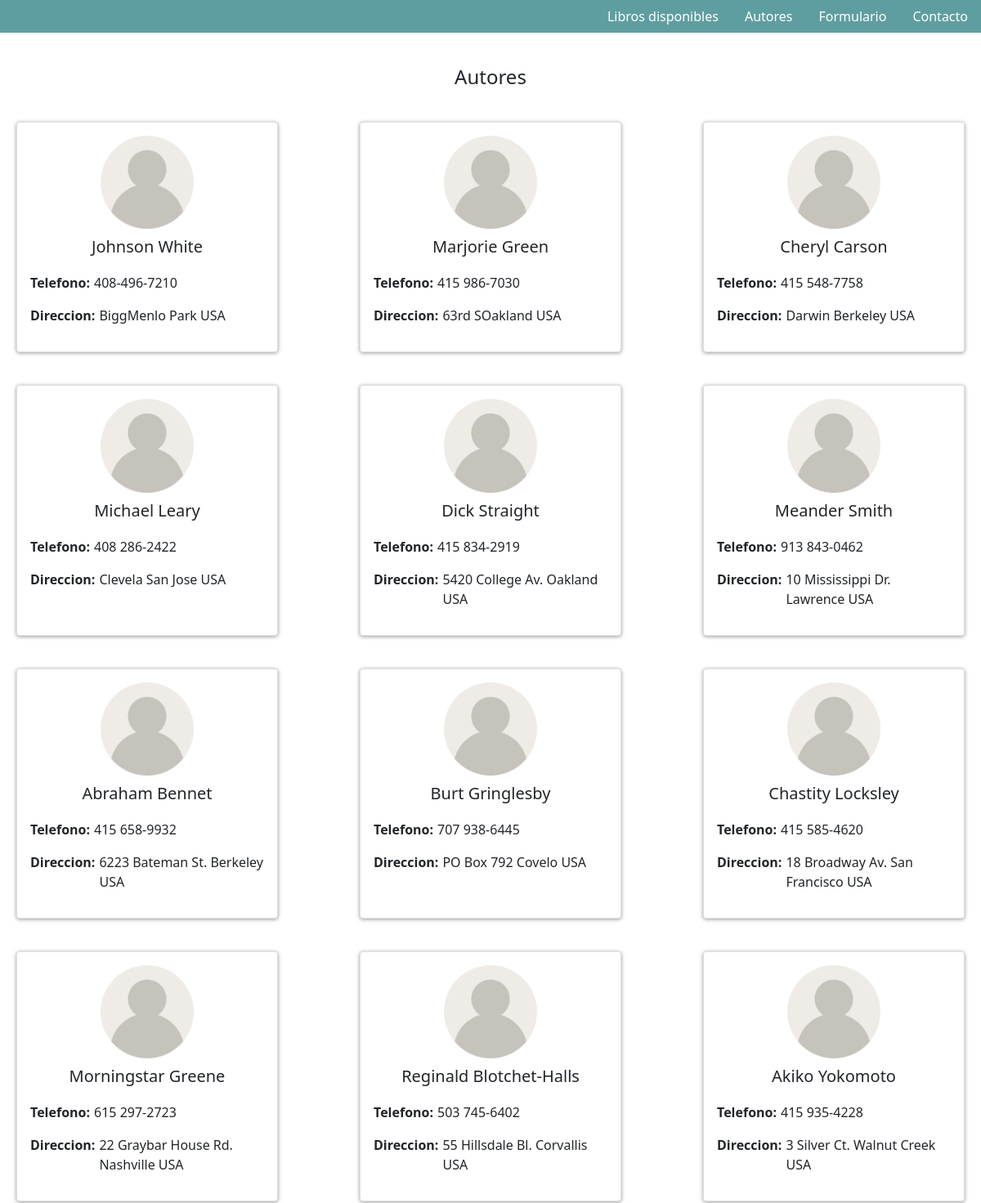
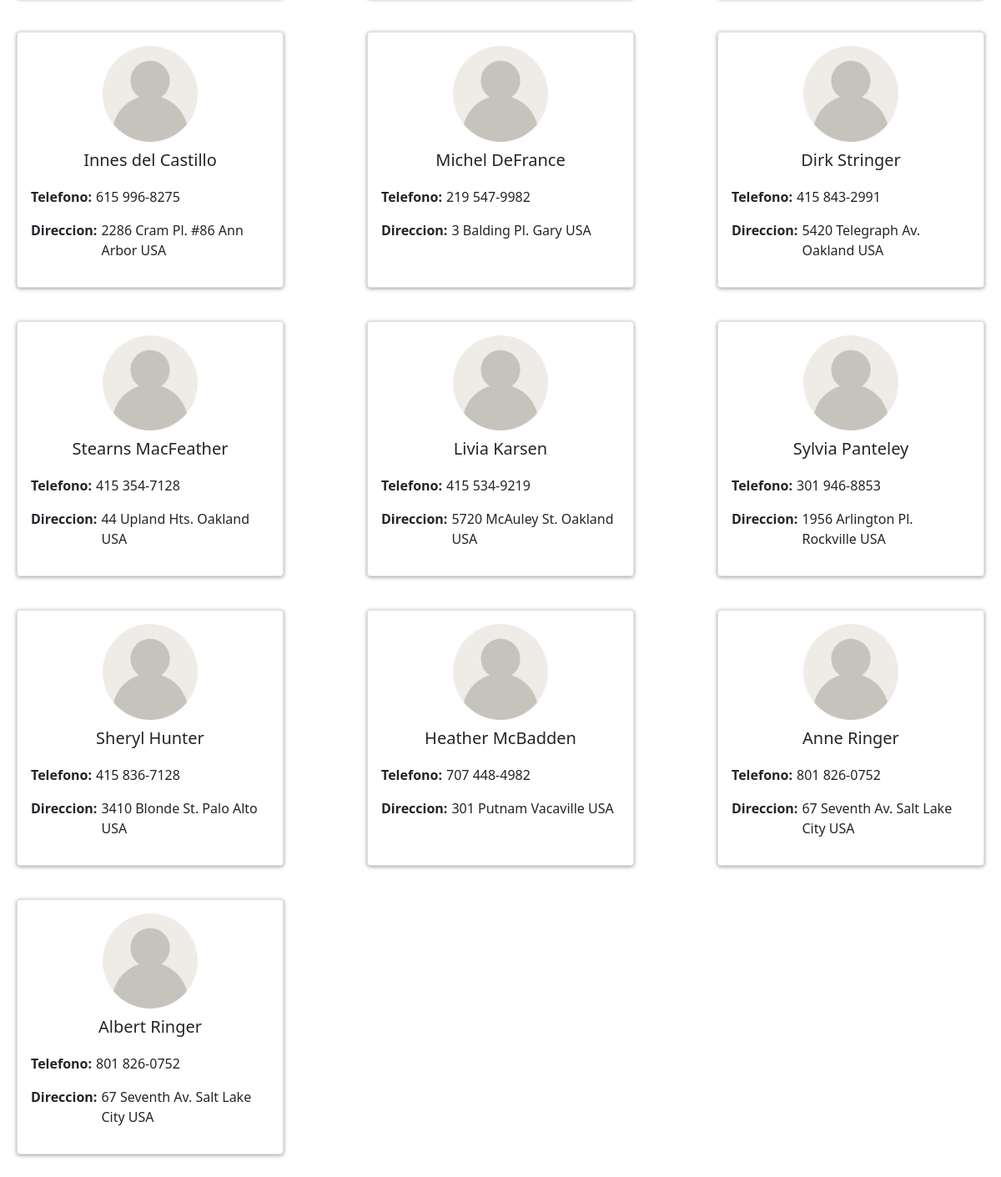
Page /Author.php on the committed database (2 pictures, top to bottom).
### tables this page shows
CREATE TABLE `autores` (
  `id_autor` varchar(11) NOT NULL,
  `apellido` varchar(15) NOT NULL,
  `nombre` varchar(15) NOT NULL,
  `telefono` varchar(12) NOT NULL,
  `direccion` varchar(20) NOT NULL,
  `ciudad` varchar(15) NOT NULL,
  `estado` varchar(2) NOT NULL,
  `pais` varchar(3) NOT NULL,
  `cod_postal` int(5) NOT NULL
);

### ClassAuthor.php (called while the page is built, shortened)
<?php
    class Authors {
        public function showAuthors (){
            $baseData = new DataBase();
             $info = $baseData-> connectDataBase();
             $authors = $info->query("SELECT * FROM autores");
             $authors-> execute();
             $listAuthors = $authors->fetchAll(PDO::FETCH_ASSOC);
             return $listAuthors;
        }
    }
?>

### Author.php (the view, shortened to what this page needs)
<?php
    include("ClassAuthor.php");
    $listAuthors = new Authors();
    $showAuthors = $listAuthors -> showAuthors();
?>
<!DOCTYPE html>
<html lang="en">
<head>
    <meta name="viewport" content="width=device-width, initial-scale=1.0"><link href="https://cdn.jsdelivr.net/npm/bootstrap@5.1.3/dist/css/bootstrap.min.css" rel="stylesheet">
    <link rel="stylesheet" href="style.css">
</head>
<body>
    <header >
      <ul class="nav">
        <li class="nav-item">
          <a class="nav-link active" aria-current="page" href="index.php">Libros disponibles</a>
        </li>
        <li class="nav-item">
          <a class="nav-link" href="Author.php">Autores</a>
        </li>
        <li class="nav-item">
          <a class="nav-link" href="Form.php">Formulario</a>
        </li>
        <li class="nav-item">
          <a class="nav-link" href="Contacts.php">Contacto</a>
        </li>
      </ul>
      </header>
      <div class="container-author">
        <h4 class="title">Autores</h4>
      <?php
          foreach ($showAuthors as $row) {
      ?>
        <div class="card" style="width: 20rem;">
          <div class="card-body">
            <img src="./img/Author.png" alt="">
          <h5><?php echo $row['nombre']; echo " "; echo $row['apellido'] ?></h5>
          <div>
           <b>Telefono: </b><p> <?php echo $row['telefono']?></p>
          </div>
          <div>
            <b>Direccion: </b><p> <?php echo $row['direccion']; echo " "; echo $row['ciudad']; echo " ";  echo $row['pais']?></p>
          </div>
          </div>
        </div>
      <?php
      }
      ?>
      </div>
</body>
</html>

### style.css (style rules this page uses)
.nav { justify-content: flex-end; background: cadetblue; }
.nav-item a { color: white; font-size: 16px; }
.container-author { padding: 20px; justify-content: space-around; margin-top: 20px; display: flex; flex-wrap: wrap; }
.container-author .card { margin: 20px 0px; box-shadow: 0px 1px 5px #999; }
.container-author .card-body { display: flex; flex-direction: column; align-items: center; }
.container-author img { width: 40%; }

### Author.php (style rules this page uses)
.container-author { justify-content: space-between }
.card { margin: 20px 0px !important }
.card-body div { width: 100%; display: flex }
.card-body b { margin-right: 5px }
.card-body h5 { margin-top: 10px; margin-bottom: 20px }
.title { width: 100%; text-align: center; margin-bottom: 20px }

### rows in the picture
autores: nombre "Johnson", apellido "White", telefono "408-496-7210", direccion "BiggMenlo", ciudad "Park", pais "USA"
autores: nombre "Marjorie", apellido "Green", telefono "415 986-7030", direccion "63rd", ciudad "SOakland", pais "USA"
autores: nombre "Cheryl", apellido "Carson", telefono "415 548-7758", direccion "Darwin", ciudad "Berkeley", pais "USA"
autores: nombre "Michael", apellido "Leary", telefono "408 286-2422", direccion "Clevela", ciudad "San Jose", pais "USA"
autores: nombre "Dick", apellido "Straight", telefono "415 834-2919", direccion "5420 College Av.", ciudad "Oakland", pais "USA"
autores: nombre "Meander", apellido "Smith", telefono "913 843-0462", direccion "10 Mississippi Dr.", ciudad "Lawrence", pais "USA"
autores: nombre "Abraham", apellido "Bennet", telefono "415 658-9932", direccion "6223 Bateman St.", ciudad "Berkeley", pais "USA"
autores: nombre "Burt", apellido "Gringlesby", telefono "707 938-6445", direccion "PO Box 792", ciudad "Covelo", pais "USA"
autores: nombre "Chastity", apellido "Locksley", telefono "415 585-4620", direccion "18 Broadway Av.", ciudad "San Francisco", pais "USA"
autores: nombre "Morningstar", apellido "Greene", telefono "615 297-2723", direccion "22 Graybar House Rd.", ciudad "Nashville", pais "USA"
autores: nombre "Reginald", apellido "Blotchet-Halls", telefono "503 745-6402", direccion "55 Hillsdale Bl.", ciudad "Corvallis", pais "USA"
autores: nombre "Akiko", apellido "Yokomoto", telefono "415 935-4228", direccion "3 Silver Ct.", ciudad "Walnut Creek", pais "USA"
autores: nombre "Innes", apellido "del Castillo", telefono "615 996-8275", direccion "2286 Cram Pl. #86", ciudad "Ann Arbor", pais "USA"
autores: nombre "Michel", apellido "DeFrance", telefono "219 547-9982", direccion "3 Balding Pl.", ciudad "Gary", pais "USA"
autores: nombre "Dirk", apellido "Stringer", telefono "415 843-2991", direccion "5420 Telegraph Av.", ciudad "Oakland", pais "USA"
autores: nombre "Stearns", apellido "MacFeather", telefono "415 354-7128", direccion "44 Upland Hts.", ciudad "Oakland", pais "USA"
autores: nombre "Livia", apellido "Karsen", telefono "415 534-9219", direccion "5720 McAuley St.", ciudad "Oakland", pais "USA"
autores: nombre "Sylvia", apellido "Panteley", telefono "301 946-8853", direccion "1956 Arlington Pl.", ciudad "Rockville", pais "USA"
autores: nombre "Sheryl", apellido "Hunter", telefono "415 836-7128", direccion "3410 Blonde St.", ciudad "Palo Alto", pais "USA"
autores: nombre "Heather", apellido "McBadden", telefono "707 448-4982", direccion "301 Putnam", ciudad "Vacaville", pais "USA"
autores: nombre "Anne", apellido "Ringer", telefono "801 826-0752", direccion "67 Seventh Av.", ciudad "Salt Lake City", pais "USA"
autores: nombre "Albert", apellido "Ringer", telefono "801 826-0752", direccion "67 Seventh Av.", ciudad "Salt Lake City", pais "USA"
